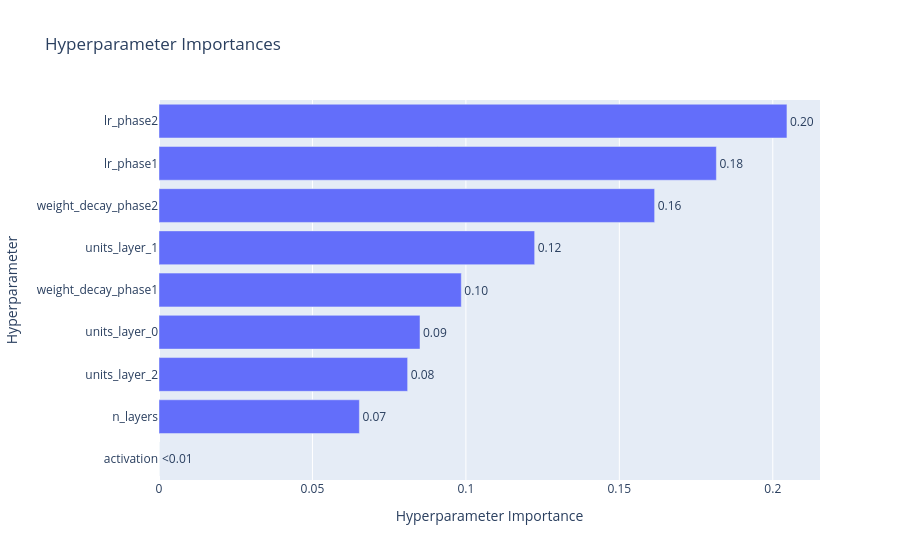

Notebook code cell kept with this figure:
### Code cell
plot_param_importances(study)

### Figure 1 — Plotly figure (JSON) as saved in the notebook; plotly's stock layout.template omitted (floating-point values rounded to 4 significant figures)
{"data": [{"cliponaxis": false, "hovertemplate": ["activation (CategoricalDistribution): 0.0<extra></extra>", "n_layers (IntDistribution): 0.06529575306559544<extra></extra>", "units_layer_2 (IntDistribution): 0.08101634010927365<extra></extra>", "units_layer_0 (IntDistribution): 0.08504544103453117<extra></extra>", "weight_decay_phase1 (FloatDistribution): 0.09850388273907437<extra></extra>", "units_layer_1 (IntDistribution): 0.12240784979383137<extra></extra>", "weight_decay_phase2 (FloatDistribution): 0.16149930580077615<extra></extra>", "lr_phase1 (FloatDistribution): 0.18161781657816897<extra></extra>", "lr_phase2 (FloatDistribution): 0.20461361087874896<extra></extra>"], "name": "Objective Value", "orientation": "h", "text": ["<0.01", "0.07", "0.08", "0.09", "0.10", "0.12", "0.16", "0.18", "0.20"], "textposition": "outside", "type": "bar", "x": [0, 0.0653, 0.08102, 0.08505, 0.0985, 0.1224, 0.1615, 0.1816, 0.2046], "y": ["activation", "n_layers", "units_layer_2", "units_layer_0", "weight_decay_phase1", "units_layer_1", "weight_decay_phase2", "lr_phase1", "lr_phase2"]}], "layout": {"title": {"text": "Hyperparameter Importances"}, "xaxis": {"title": {"text": "Hyperparameter Importance"}}, "yaxis": {"title": {"text": "Hyperparameter"}}}}
